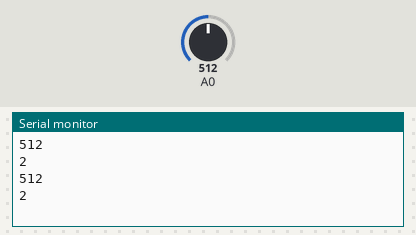
Bench run of a sketch on a simulated Arduino Uno, built with avr-gcc and run on an emulated ATmega328P. Shown: the last lines printed to the serial monitor. Inputs (shaded band) come from the test bench; at power-on: A0 = 512.

Above: at 1.8 s.
1.9 s: A0 set to 716
At 2.8 s:
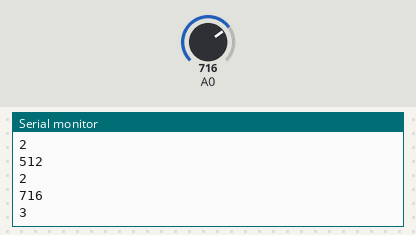
3.4 s: A0 set to 900
At 4.4 s:
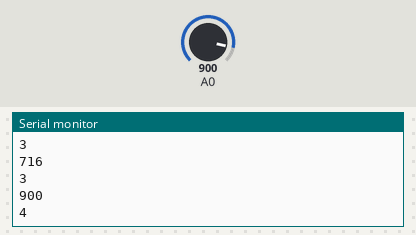
Timing chart, 0 to 6.4 s (numbered marks = the images above; inputs shaded):
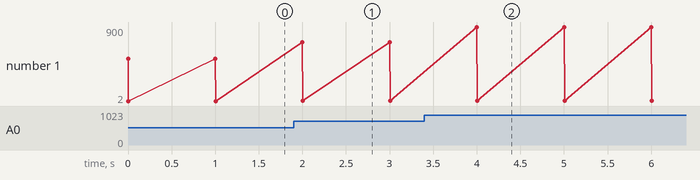

Measured:
- after the input at 1.9 s, the serial monitor: prints a new line after 0.10 s (image 1)
- after the input at 3.4 s, the serial monitor: prints a new line after 0.60 s (image 2)
- plotted number 1: 2 → 3 after the input at 1.9 s, 3 → 4 after the input at 3.4 s

The sketch:

A0.ino
```cpp
void setup() {
  // put your setup code here, to run once:
Serial.begin(9600);
}

void loop() {
  // put your main code here, to run repeatedly:

int val=analogRead(A0);
Serial.println(val);
int volt=(5.0/1023)*val;
Serial.println(volt);
delay(1000);
}
```
